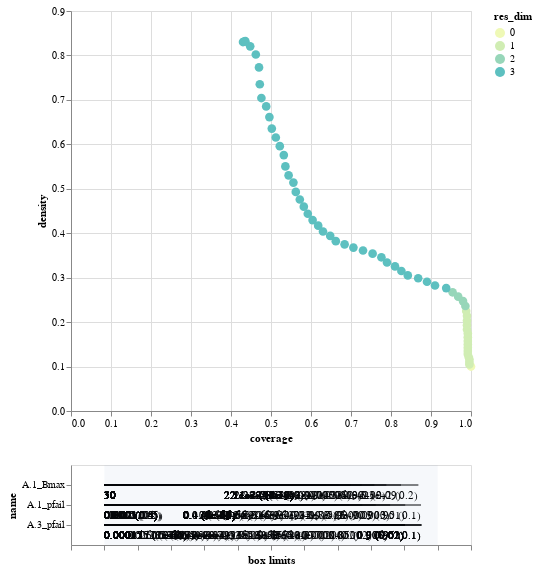

The cell this chart's notebook holds for it:
### Code cell
box1.inspect_tradeoff()

### Figure 1 — Vega-Lite specification as saved in the notebook (floating-point values rounded to 4 significant figures; data arrays with more than 128 entries replaced by an {"elided": "..."} marker saying what was removed)
{"config": {"view": {"continuousWidth": 400, "continuousHeight": 300}}, "vconcat": [{"data": {"name": "data-e01cc8d12b8b1b651ba3bd9d6ba989c4"}, "mark": {"type": "circle", "size": 75}, "encoding": {"color": {"type": "ordinal", "field": "res_dim", "scale": {"range": ["#eff9b6", "#d0edb3", "#97d6b9", "#5dc0c0", "#31a5c2", "#1f80b8", "#2354a3", "#21318d"]}}, "opacity": {"condition": {"value": 1, "selection": "selector001"}, "value": 0.4}, "tooltip": [{"type": "ordinal", "field": "id"}, {"type": "quantitative", "field": "coverage", "format": ".2"}, {"type": "quantitative", "field": "density", "format": ".2"}, {"type": "ordinal", "field": "res_dim"}], "x": {"type": "quantitative", "field": "coverage"}, "y": {"type": "quantitative", "field": "density"}}, "height": 400, "selection": {"selector001": {"type": "single", "fields": ["id"]}}, "width": 400}, {"layer": [{"data": {"name": "data-03c1bf6c24b307183be98ce4cb13e4cf"}, "mark": "rule", "encoding": {"x": {"type": "quantitative", "axis": {"grid": false, "labels": false, "title": "box limits"}, "field": "x_lower", "scale": {"domain": [0, 1], "padding": 0.1}}, "x2": {"field": "x_upper"}, "y": {"type": "nominal", "field": "name", "scale": {"padding": 1.0}}}, "transform": [{"calculate": "(datum.x1-datum.minimum)/(datum.maximum-datum.minimum)", "as": "x_lower"}, {"calculate": "(datum.x2-datum.minimum)/(datum.maximum-datum.minimum)", "as": "x_upper"}, {"filter": {"selection": "selector001"}}], "width": 400}, {"data": {"name": "data-03c1bf6c24b307183be98ce4cb13e4cf"}, "mark": {"type": "text", "align": "left", "baseline": "top", "dy": 5}, "encoding": {"text": {"type": "ordinal", "field": "text"}, "x": {"type": "quantitative", "axis": {"grid": false, "labels": false, "title": "box limits"}, "field": "x_lower", "scale": {"domain": [0, 1], "padding": 0.1}}, "x2": {"field": "x_upper"}, "y": {"type": "nominal", "field": "name", "scale": {"padding": 1.0}}}, "transform": [{"calculate": "(datum.x1-datum.minimum)/(datum.maximum-datum.minimum)", "as": "x_lower"}, {"calculate": "(datum.x2-datum.minimum)/(datum.maximum-datum.minimum)", "as": "x_upper"}, {"filter": {"selection": "selector001"}}, {"calculate": "datum.qp_lower>0?format(datum.x1, \".2\")+\" (\"+format(datum.qp_lower, \".1~g\")+\")\" :format(datum.x1, \".2\")", "as": "text"}], "width": 400}, {"data": {"name": "data-03c1bf6c24b307183be98ce4cb13e4cf"}, "mark": {"type": "text", "align": "right", "baseline": "top", "dy": 5}, "encoding": {"text": {"type": "ordinal", "field": "text"}, "x": {"type": "quantitative", "field": "x_upper"}, "x2": {"field": "x_upper"}, "y": {"type": "nominal", "field": "name", "scale": {"padding": 1.0}}}, "transform": [{"calculate": "(datum.x1-datum.minimum)/(datum.maximum-datum.minimum)", "as": "x_lower"}, {"calculate": "(datum.x2-datum.minimum)/(datum.maximum-datum.minimum)", "as": "x_upper"}, {"filter": {"selection": "selector001"}}, {"calculate": "datum.qp_upper>0?format(datum.x2, \".2\")+\" (\"+format(datum.qp_upper, \".1\")+\")\" :format(datum.x2, \".2\")", "as": "text"}], "width": 400}, {"data": {"name": "data-bb8d07f6df3d47a6a475317795287b23"}, "mark": {"type": "rect", "opacity": 0.05}, "encoding": {"x": {"type": "quantitative", "field": "start"}, "x2": {"field": "end"}}}, {"data": {"name": "data-d751713988987e9331980363e24189ce"}, "mark": "point", "encoding": {"x": {"type": "quantitative", "field": "x"}, "y": {"type": "nominal", "field": "name"}}, "transform": [{"filter": {"selection": "selector001"}}], "width": 400}, {"data": {"name": "data-d751713988987e9331980363e24189ce"}, "mark": {"type": "text", "align": "center", "baseline": "top", "dy": 5}, "encoding": {"text": {"type": "nominal", "field": "item"}, "x": {"type": "quantitative", "field": "x"}, "y": {"type": "nominal", "field": "name"}}, "transform": [{"filter": {"selection": "selector001"}}], "width": 400}]}], "$schema": "https://vega.github.io/schema/vega-lite/v4.8.1.json", "datasets": {"data-e01cc8d12b8b1b651ba3bd9d6ba989c4": [{"coverage": 1.0, "density": 0.1, "id": 0, "mass": 1.0, "mean": 0.1, "res_dim": 0}, {"coverage": 0.996, "density": 0.1048, "id": 1, "mass": 0.95, "mean": 0.1048, "res_dim": 1}, {"coverage": 0.996, "density": 0.1104, "id": 2, "mass": 0.9024, "mean": 0.1104, "res_dim": 1}, {"coverage": 0.996, "density": 0.1162, "id": 3, "mass": 0.8572, "mean": 0.1162, "res_dim": 1}, {"coverage": 0.994, "density": 0.1221, "id": 4, "mass": 0.8142, "mean": 0.1221, "res_dim": 1}, {"coverage": 0.992, "density": 0.1283, "id": 5, "mass": 0.7734, "mean": 0.1283, "res_dim": 1}, {"coverage": 0.992, "density": 0.135, "id": 6, "mass": 0.7346, "mean": 0.135, "res_dim": 1}, {"coverage": 0.992, "density": 0.1422, "id": 7, "mass": 0.6978, "mean": 0.1422, "res_dim": 1}, {"coverage": 0.992, "density": 0.1497, "id": 8, "mass": 0.6628, "mean": 0.1497, "res_dim": 1}, {"coverage": 0.992, "density": 0.1576, "id": 9, "mass": 0.6296, "mean": 0.1576, "res_dim": 1}, {"coverage": 0.992, "density": 0.1659, "id": 10, "mass": 0.598, "mean": 0.1659, "res_dim": 1}, {"coverage": 0.992, "density": 0.1746, "id": 11, "mass": 0.568, "mean": 0.1746, "res_dim": 1}, {"coverage": 0.99, "density": 0.1835, "id": 12, "mass": 0.5396, "mean": 0.1835, "res_dim": 1}, {"coverage": 0.99, "density": 0.1931, "id": 13, "mass": 0.5126, "mean": 0.1931, "res_dim": 1}, {"coverage": 0.99, "density": 0.2034, "id": 14, "mass": 0.4868, "mean": 0.2034, "res_dim": 1}, {"coverage": 0.99, "density": 0.2141, "id": 15, "mass": 0.4624, "mean": 0.2141, "res_dim": 1}, {"coverage": 0.988, "density": 0.225, "id": 16, "mass": 0.4392, "mean": 0.225, "res_dim": 1}, {"coverage": 0.986, "density": 0.2363, "id": 17, "mass": 0.4172, "mean": 0.2363, "res_dim": 2}, {"coverage": 0.98, "density": 0.2473, "id": 18, "mass": 0.3962, "mean": 0.2473, "res_dim": 2}, {"coverage": 0.968, "density": 0.2573, "id": 19, "mass": 0.3762, "mean": 0.2573, "res_dim": 2}, {"coverage": 0.954, "density": 0.2671, "id": 20, "mass": 0.3572, "mean": 0.2671, "res_dim": 2}, {"coverage": 0.938, "density": 0.2765, "id": 21, "mass": 0.3392, "mean": 0.2765, "res_dim": 3}, {"coverage": 0.91, "density": 0.2824, "id": 22, "mass": 0.3222, "mean": 0.2824, "res_dim": 3}, {"coverage": 0.89, "density": 0.2908, "id": 23, "mass": 0.306, "mean": 0.2908, "res_dim": 3}, {"coverage": 0.868, "density": 0.2987, "id": 24, "mass": 0.2906, "mean": 0.2987, "res_dim": 3}, {"coverage": 0.842, "density": 0.3051, "id": 25, "mass": 0.276, "mean": 0.3051, "res_dim": 3}, {"coverage": 0.826, "density": 0.315, "id": 26, "mass": 0.2622, "mean": 0.315, "res_dim": 3}, {"coverage": 0.81, "density": 0.3253, "id": 27, "mass": 0.249, "mean": 0.3253, "res_dim": 3}, {"coverage": 0.79, "density": 0.3342, "id": 28, "mass": 0.2364, "mean": 0.3342, "res_dim": 3}, {"coverage": 0.776, "density": 0.3458, "id": 29, "mass": 0.2244, "mean": 0.3458, "res_dim": 3}, {"coverage": 0.754, "density": 0.354, "id": 30, "mass": 0.213, "mean": 0.354, "res_dim": 3}, {"coverage": 0.73, "density": 0.361, "id": 31, "mass": 0.2022, "mean": 0.361, "res_dim": 3}, {"coverage": 0.706, "density": 0.3677, "id": 32, "mass": 0.192, "mean": 0.3677, "res_dim": 3}, {"coverage": 0.684, "density": 0.375, "id": 33, "mass": 0.1824, "mean": 0.375, "res_dim": 3}, {"coverage": 0.662, "density": 0.3822, "id": 34, "mass": 0.1732, "mean": 0.3822, "res_dim": 3}, {"coverage": 0.648, "density": 0.3942, "id": 35, "mass": 0.1644, "mean": 0.3942, "res_dim": 3}, {"coverage": 0.63, "density": 0.4038, "id": 36, "mass": 0.156, "mean": 0.4038, "res_dim": 3}, {"coverage": 0.618, "density": 0.417, "id": 37, "mass": 0.1482, "mean": 0.417, "res_dim": 3}, {"coverage": 0.604, "density": 0.4296, "id": 38, "mass": 0.1406, "mean": 0.4296, "res_dim": 3}, {"coverage": 0.592, "density": 0.4438, "id": 39, "mass": 0.1334, "mean": 0.4438, "res_dim": 3}, {"coverage": 0.582, "density": 0.4597, "id": 40, "mass": 0.1266, "mean": 0.4597, "res_dim": 3}, {"coverage": 0.572, "density": 0.4759, "id": 41, "mass": 0.1202, "mean": 0.4759, "res_dim": 3}, {"coverage": 0.562, "density": 0.493, "id": 42, "mass": 0.114, "mean": 0.493, "res_dim": 3}, {"coverage": 0.556, "density": 0.5139, "id": 43, "mass": 0.1082, "mean": 0.5139, "res_dim": 3}, {"coverage": 0.544, "density": 0.5302, "id": 44, "mass": 0.1026, "mean": 0.5302, "res_dim": 3}, {"coverage": 0.536, "density": 0.5503, "id": 45, "mass": 0.0974, "mean": 0.5503, "res_dim": 3}, {"coverage": 0.532, "density": 0.5758, "id": 46, "mass": 0.0924, "mean": 0.5758, "res_dim": 3}, {"coverage": 0.522, "density": 0.5959, "id": 47, "mass": 0.0876, "mean": 0.5959, "res_dim": 3}, {"coverage": 0.512, "density": 0.6154, "id": 48, "mass": 0.0832, "mean": 0.6154, "res_dim": 3}, {"coverage": 0.502, "density": 0.6354, "id": 49, "mass": 0.079, "mean": 0.6354, "res_dim": 3}, {"coverage": 0.496, "density": 0.6613, "id": 50, "mass": 0.075, "mean": 0.6613, "res_dim": 3}, {"coverage": 0.488, "density": 0.6854, "id": 51, "mass": 0.0712, "mean": 0.6854, "res_dim": 3}, {"coverage": 0.476, "density": 0.7041, "id": 52, "mass": 0.0676, "mean": 0.7041, "res_dim": 3}, {"coverage": 0.472, "density": 0.7352, "id": 53, "mass": 0.0642, "mean": 0.7352, "res_dim": 3}, {"coverage": 0.47, "density": 0.773, "id": 54, "mass": 0.0608, "mean": 0.773, "res_dim": 3}, {"coverage": 0.462, "density": 0.8021, "id": 55, "mass": 0.0576, "mean": 0.8021, "res_dim": 3}, {"coverage": 0.448, "density": 0.8205, "id": 56, "mass": 0.0546, "mean": 0.8205, "res_dim": 3}, {"coverage": 0.43, "density": 0.8301, "id": 57, "mass": 0.0518, "mean": 0.8301, "res_dim": 3}, {"coverage": 0.432, "density": 0.8308, "id": 58, "mass": 0.052, "mean": 0.8308, "res_dim": 3}, {"coverage": 0.434, "density": 0.8314, "id": 59, "mass": 0.0522, "mean": 0.8314, "res_dim": 3}, {"coverage": 0.436, "density": 0.8321, "id": 60, "mass": 0.0524, "mean": 0.8321, "res_dim": 3}], "data-03c1bf6c24b307183be98ce4cb13e4cf": {"elided": "144 records"}, "data-bb8d07f6df3d47a6a475317795287b23": [{"start": 0, "end": 1}], "data-d751713988987e9331980363e24189ce": []}}
